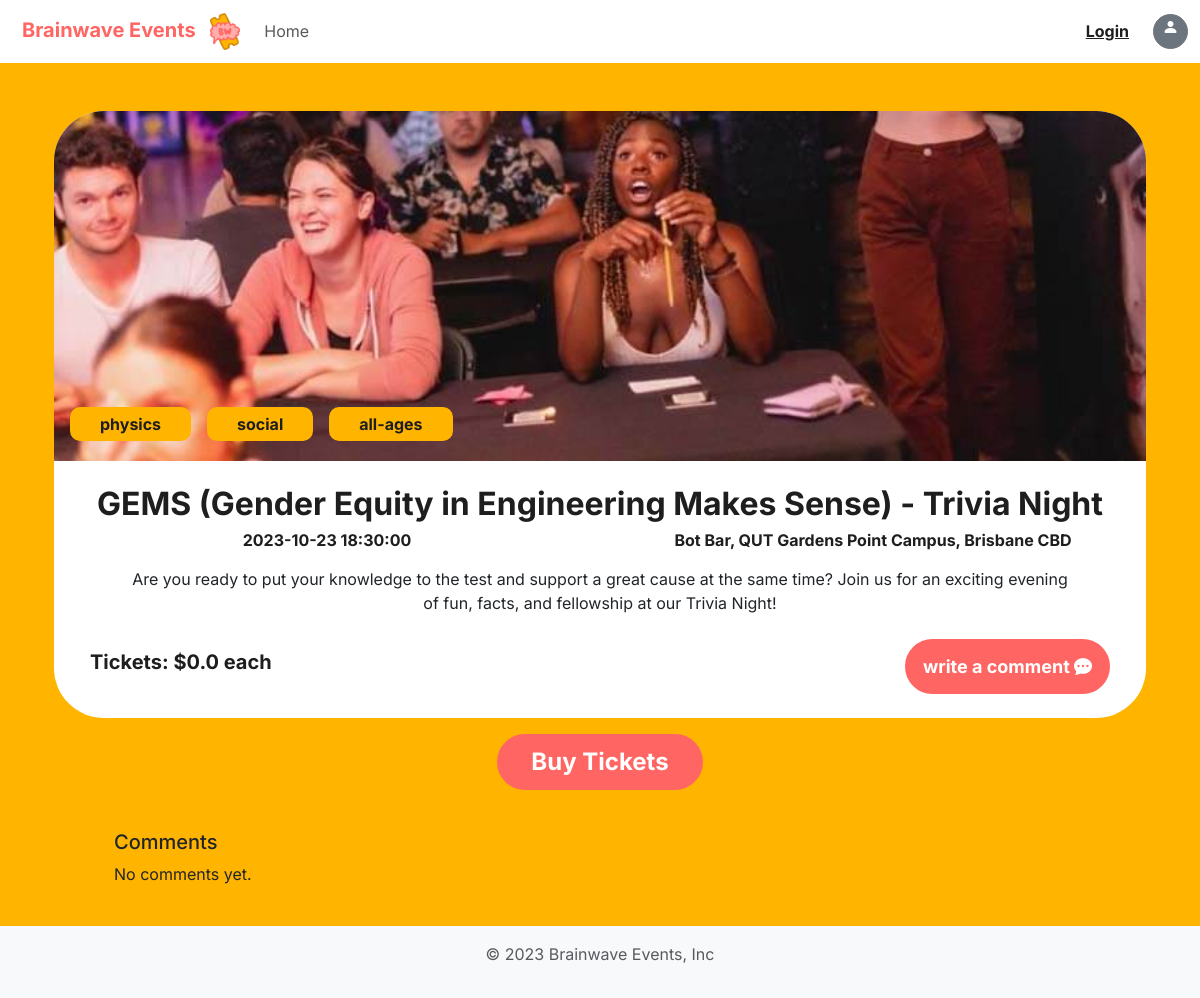
The page /unauth-event-detail-view?target_event=3 on the database its author committed.
### website/models.py (models this page shows, shortened)
class Event(db.Model):
    __tablename__='events'
    id = db.Column(db.Integer, primary_key=True)
    title = db.Column(db.String(250), index=True, unique=False, nullable=False)
    tag1 = db.Column(db.String(250), nullable=False)
    description = db.Column(db.String(250), index=True, unique=False, nullable=False)
    location = db.Column(db.String(250), nullable=False)
    start_time = db.Column(db.DateTime, nullable=False)
    cover_image_path = db.Column(db.String(250))
    total_num_tickets = db.Column(db.Integer, nullable=False)
    num_tickets_sold = db.Column(db.Integer, nullable=False, default=0)
    price_per_ticket = db.Column(db.Double, nullable=False, default=0.00)
    status = db.Column(db.String(250), nullable=False,default='Open')
    long_description = db.Column(db.String(1000),nullable=False)
    tag2 = db.Column(db.String(250), nullable=True)
    tag3 = db.Column(db.String(250), nullable=True)
    orders = db.relationship('Order', backref='event')

### website/views.py (the view)
@main_bp.route('/unauth-event-detail-view', methods=['GET', 'POST'])
def view_event():
    event_id = request.args.get('target_event')
    event = db.session.scalar(db.select(Event).where(Event.id==event_id))
    comments = Comment.query.filter_by(event_id=event_id).order_by(Comment.timestamp.desc()).all()
    return render_template('event-detail-view.html', event=event, form=None,comments=comments)

### website/templates/event-detail-view.html (shortened to what this page needs)
<!doctype html>
{% extends 'base.html' %}
{% import "bootstrap/form.html" as wtf %}
{% from 'bootstrap5/form.html' import render_form, render_field %}
{% block content %}
<div class="container pt-4 align-items-center">
  <div class="align-self-center">
    <div class="p-0 rounded-pill-both text-center bg-white">
      <div class="row pb-2">
        <div class="col position-relative">
          <div class="item">
            <div class="hstack gap-3 tag-group m-3">
              <span class="tag">physics</span>
              <span class="tag">social</span>
              <span class="tag">all-ages</span>
            </div>
            <img src="{{'static/img/' + event.cover_image_path}}"style="max-height: 350px; width: 100%; object-fit: cover;object-position:bottom;" class="img-fluid overflow-hidden rounded-pill-top mt-0 mb-3" alt="telescope-example-img">
          </div>
          </div>
      </div>
      <div class="container">
        <p class="h2">{{event.title}}</p>
        <div class="row pb-2">
          <div class="col align-self-center">
            <p class="h6">{{event.start_time}}</p>
          </div>
          <div class="col align-self-center">
            <p class="h6">{{event.location}}</p>
          </div>
        </div>
         <div class="row mx-5">
          <div class="col align-self-center">{{event.long_description}}</div>
        </div>
        <div class="d-flex align-items-center justify-content-between mx-4 py-4">
          <span class="h5">Tickets: ${{event.price_per_ticket}} each</span>
          <a class="btn btn-cherry btn-sm rounded-pill" href="{{ url_for('auth.comment', event_id=event.id )}}">
            <span> write a comment</span>
            <span class="bi bi-chat-dots-fill"></span>
          </a>
        </div>
      </div>
    </div>
  </div>
  <div class= "row text-center py-3">
    <div class="col align-self-center">
      <button type="button" class="btn btn-cherry rounded-pill px-4 py-0" data-bs-toggle="modal" data-bs-target="#exampleModal">
        <span>Buy Tickets</span>
      </button>
    </div>
  </div>
   <div class="row mx-5 mt-4">
    <div class="col">
      <h5>Comments</h5>
      {% for comment in comments %}
        <div class="card mb-2">
          <div class="card-body">
            <h6 class="card-title">{{ comment.user.username }}</h6>
            <p class="card-text">{{ comment.text }}</p>
            <p class="card-text"><small class="text-muted">{{ comment.timestamp.strftime('%Y-%m-%d %H:%M') }}</small></p>
          </div>
        </div>
      {% else %}
        <p>No comments yet.</p>
      {% endfor %}
    </div>
  </div>
</div>
    {% endblock %}

### website/static/style/style.css (style rules this page uses)
.h2 { color: #1E1E1E; font-weight: bold; }
.h5 { color: #1E1E1E; font-weight: bold; }
.h6 { color: #1E1E1E; font-weight: bold; }
.rounded-pill-top { border-top-left-radius: 50px; border-top-right-radius: 50px; vertical-align: middle; }
.rounded-pill-both { border-radius: 50px; }
.btn-cherry.btn-sm { font-size: large; }
.btn-cherry { background-color: #FF6663; border-color: #FF6663; color: white; font-weight: bold; font-size:x-large; border-width: 10px; }
.item { position:relative; }
.tag { position: relative; background-color: #FFB400; text-align: center; border-radius: 10px; color:#1E1E1E; padding:5px 30px; font-size:16px; font-weight: bold; }
.tag-group { position: absolute; z-index: 2; bottom: 20px; text-align: left; }
body { font-family:'Inter', sans-serif !important; font-weight: 400; }

### rows shown on the page
Event: cover_image_path (picture), title "GEMS (Gender Equity in Engineering Makes Sense) - Trivia Night", start_time "2023-10-23 18:30:00", location "Bot Bar, QUT Gardens Point Campus, Brisbane CBD", long_description "Are you ready to put your knowledge to the test and support a great cause at the same time? Join us for an exciting evening of fun, facts, and fellowship at our Trivia Night!", price_per_ticket "0.0"
